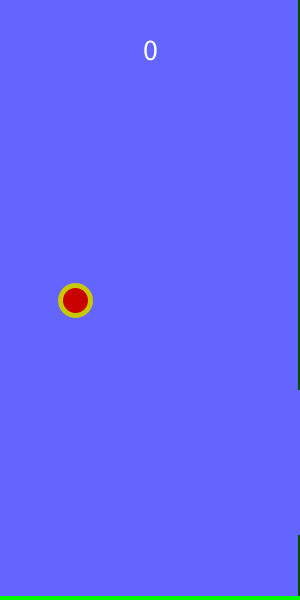
Frame 1 (no input)
Frame 60 (the mouse pressed at the canvas centre just before this capture): identical to frame 1, image omitted
Frame 120 (the mouse held since frame 60 and released just before this capture): identical to frame 1, image omitted

The Processing sketch that drew this single still picture (run headless with seeded random() and noise(); from frame 60 on, the mouse is pressed at the canvas centre):

// Processing sketch: flappyBirdV2
// ── flappyBirdV2.pde
PVector birdPos;
PVector birdVel;
PVector jump;
PVector gravity;
PVector pipePos;
PVector pipeVel;
float gapHeight;
float birdSize;
float pipeWidth;
float w;
float h;
boolean dead;
int score;
boolean in;
PVector scorePos;

void setup() {
  size(300, 600);
  frameRate(60);

  w = width;
  h = height;
  birdPos = new PVector(width/4, height/2);
  birdVel = new PVector(0, 0);
  jump = new PVector(0, -height/80);
  gravity = new PVector(0, h/1800);
  pipePos = newPipe();
  pipeVel = new PVector(-width/90, 0);
  gapHeight = height/4;
  birdSize = width/10;
  pipeWidth = width/6;
  dead = true;
  score = 0;
  in = false;
  scorePos = new PVector(width/2, height*0.1);

  strokeWeight(5);
  textAlign(CENTER);
  textSize(30);
}

void draw() {
  background(100, 100, 255);

  if (!dead) {
    birdVel.add(gravity);
    birdPos.add(birdVel);
    pipePos.add(pipeVel);
  }

  if (birdPos.y >= height) {
    dead = true;
    birdPos.y = height;
  } else if (birdPos.x + birdSize/3 > pipePos.x && birdPos.x - birdSize/3 < pipePos.x + pipeWidth) {
    if (birdPos.y + birdSize/3 > pipePos.y + gapHeight) {
      dead = true;
    } else if (birdPos.y - birdSize/3 < pipePos.y) {
      dead = true;
    } else {
      in = true;
    }
  } else if (in) {
    score++;
    in = false;
  }

  fill(200, 0, 0);
  stroke(200, 200, 0);
  circle(birdPos.x, birdPos.y, birdSize);

  fill(0, 200, 0);
  stroke(0, 80, 0);
  rect(pipePos.x, -10, pipeWidth, pipePos.y+10);
  rect(pipePos.x, pipePos.y + gapHeight, pipeWidth, height);
  
  stroke(0, 255, 0);
  line(0, height-2, width, height-2);

  fill(255);
  text(score, scorePos.x, scorePos.y);

  if (pipePos.x < -pipeWidth) {
    pipePos = newPipe();
  }
}

void keyPressed() {
  if (dead) {
    birdPos = new PVector(width/4, height/2);
    birdVel = new PVector(0, 0);
    pipePos = newPipe();
    pipeVel = new PVector(-width/90, 0);
    birdVel = jump.copy();
    dead = false;
  } else {
    birdVel = jump.copy();
  }
}

PVector newPipe() {
  return new PVector(width, random(gapHeight*.3, height - gapHeight*1.3));
}
